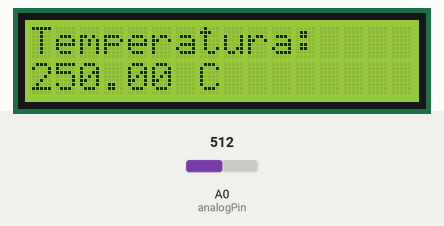
This sketch was run on a simulated Arduino Uno, built with avr-gcc and run on an emulated ATmega328P. On the bench: 16×2 character LCD. Inputs (shaded band) come from the test bench; at power-on: A0 (analogPin) = 512.

Above: at 1.2 s.
1.3 s: A0 (analogPin) set to 218
At 2.6 s:
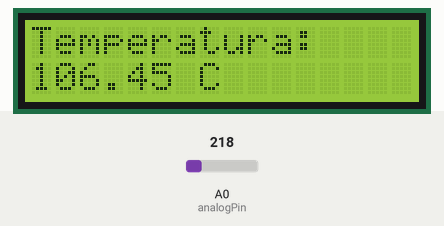
3.1 s: A0 (analogPin) set to 193
At 3.5 s:
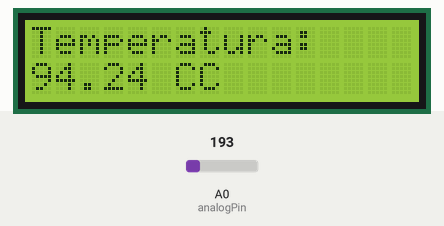
4.6 s: A0 (analogPin) set to 22
At 5.4 s:
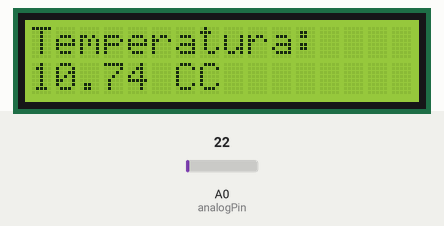
6.1 s: A0 (analogPin) set to 19
At 7.4 s:
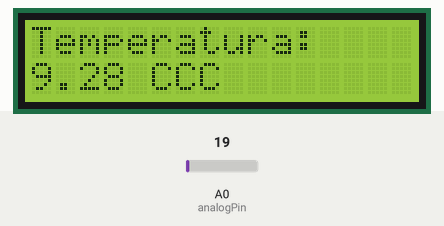
Timing chart, 0 to 8.6 s (numbered marks = the images above; inputs shaded):
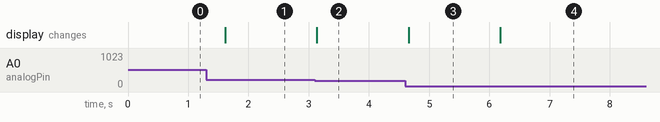

Measured:
- the behaviour switches between 205 and 204 on A0 (analogPin) (found by bisection; images 1 and 2)
- the behaviour switches between 21 and 20 on A0 (analogPin) (found by bisection; images 3 and 4)
- after the input at 1.3 s, the display: changes after 0.31 s (image 1)
- after the input at 3.1 s, the display: changes at once (image 2)
- after the input at 4.6 s, the display: changes after 0.06 s (image 3)
- after the input at 6.1 s, the display: changes after 0.08 s (image 4)

The sketch:

LM35.ino
```cpp
#include <Wire.h>                     // usando a biblioteca Wire
#include <LiquidCrystal_I2C.h>        // usando a biblioteca LiquidCrystal I2C

int analogPin = 0;
float valAnalog;
float temperatura;

LiquidCrystal_I2C lcd(0x27, 16, 2);  // Configura endereço I2C e display com 16 caracteres e 2 linhas

void setup() {
  lcd.init();                      // inicializa LCD
  lcd.backlight();                 // ativa led de backlight
  lcd.setCursor(0, 0);            // selecionando coluna 0 e linha 0
  lcd.print("Temperatura:");   // print da mensagem
}

void loop() {
  valAnalog = analogRead(analogPin);
  temperatura = ( 5 * valAnalog * 100) / 1024 ;
  lcd.setCursor(0, 1);            // selecionando coluna 2 e linha 1
  lcd.print(temperatura);       // Print da mensagem
  lcd.print(" C");
  delay(500);
}
```
